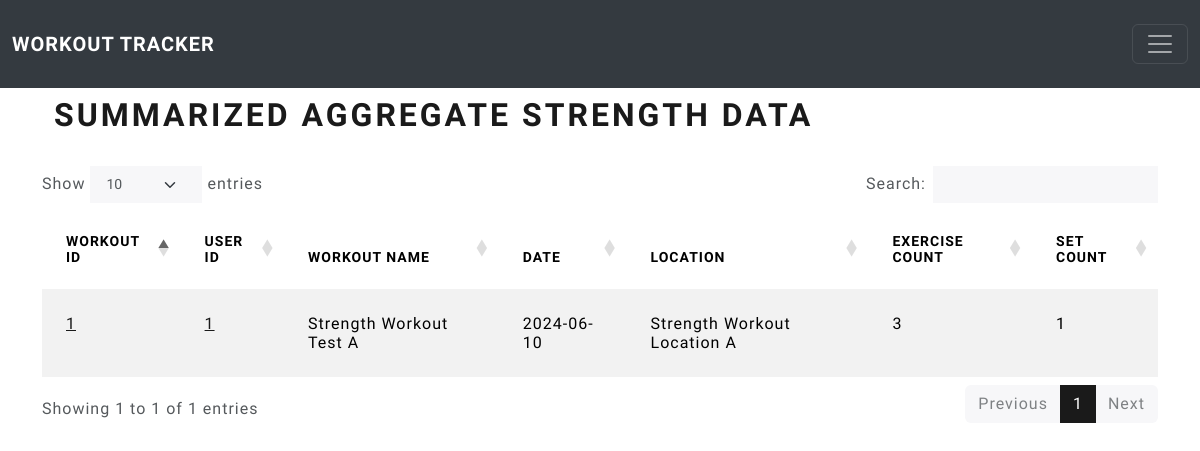
The app's page /aggregate_strength_summary (signed in) with its own data.
### workouts/models.py (models this page shows, shortened)
class StrengthTrainingSub(db.Model):
    __tablename__ = 'strength_training_sub'
    users = db.relationship(User)
    id = db.Column(db.Integer, primary_key=True)
    user_id = db.Column(db.Integer, db.ForeignKey('users.id'), nullable=False)
    workout_name = db.Column(db.String(140), nullable=False)
    date = db.Column(db.Date, nullable=False, default=datetime.utcnow)
    location = db.Column(db.String, nullable=False)
    exercise_count = db.Column(db.Integer, nullable=False)
    set_count = db.Column(db.Integer, nullable=False)

### workouts/aggregate/views.py (the view)
@aggregate.route('/aggregate_strength_summary', methods=['GET', 'POST'])
@login_required
def summarized_strength_workout_table():
    strength_training_data = StrengthTrainingSub.query.where(StrengthTrainingSub.id==StrengthTraining.sub_id).all()
    return render_template('aggregate_strength_summary.html',
                           strength_training_data=strength_training_data)

### workouts/models.py (called while the page is built)
@login_manager.user_loader
def load_user(user_id):
    return User.query.get(user_id)

### workouts/templates/aggregate_strength_summary.html (shortened to what this page needs)
{% extends "base.html" %}
{% block content %}
    <div class="container">
    <h1>Summarized Aggregate Strength Data</h1>
    </div>
    <br>
    <div class="table-responsive">
    <table id="data" class="table table-striped">
        <thead>
            <tr>
                <th>Workout ID</th>
                <th>User ID</th>
                <th>Workout Name</th>
                <th>Date</th>
                <th>Location</th>
                <th>Exercise Count</th>
                <th>Set Count</th>
            </tr>
        </thead>
        <tbody>
            {% for exercise_set in strength_training_data %}
            <tr>
                <td><a href="{{url_for('strength_training.single_strength_workout', strength_workout_id=exercise_set.id, strength_user_id=exercise_set.user_id)}}">{{ exercise_set.id }}</a></td>
                <td><a href="{{url_for('strength_training_sub.view_strength_sub_workout_table', strength_user_id=exercise_set.user_id)}}">{{  exercise_set.user_id }}</a></td>
                <td>{{ exercise_set.workout_name }}</td>
                <td>{{ exercise_set.date }}</td>
                <td>{{ exercise_set.location }}</td>
                <td>{{ exercise_set.exercise_count }}</td>
                <td>{{ exercise_set.set_count }}</td>
            </tr>
            {% endfor %}
        </tbody>
    </table>
    </div>
{% endblock %}

### records on screen
StrengthTrainingSub: id "1", user_id "1", workout_name "Strength Workout Test A", date "2024-06-10", location "Strength Workout Location A", exercise_count "3", set_count "1"
